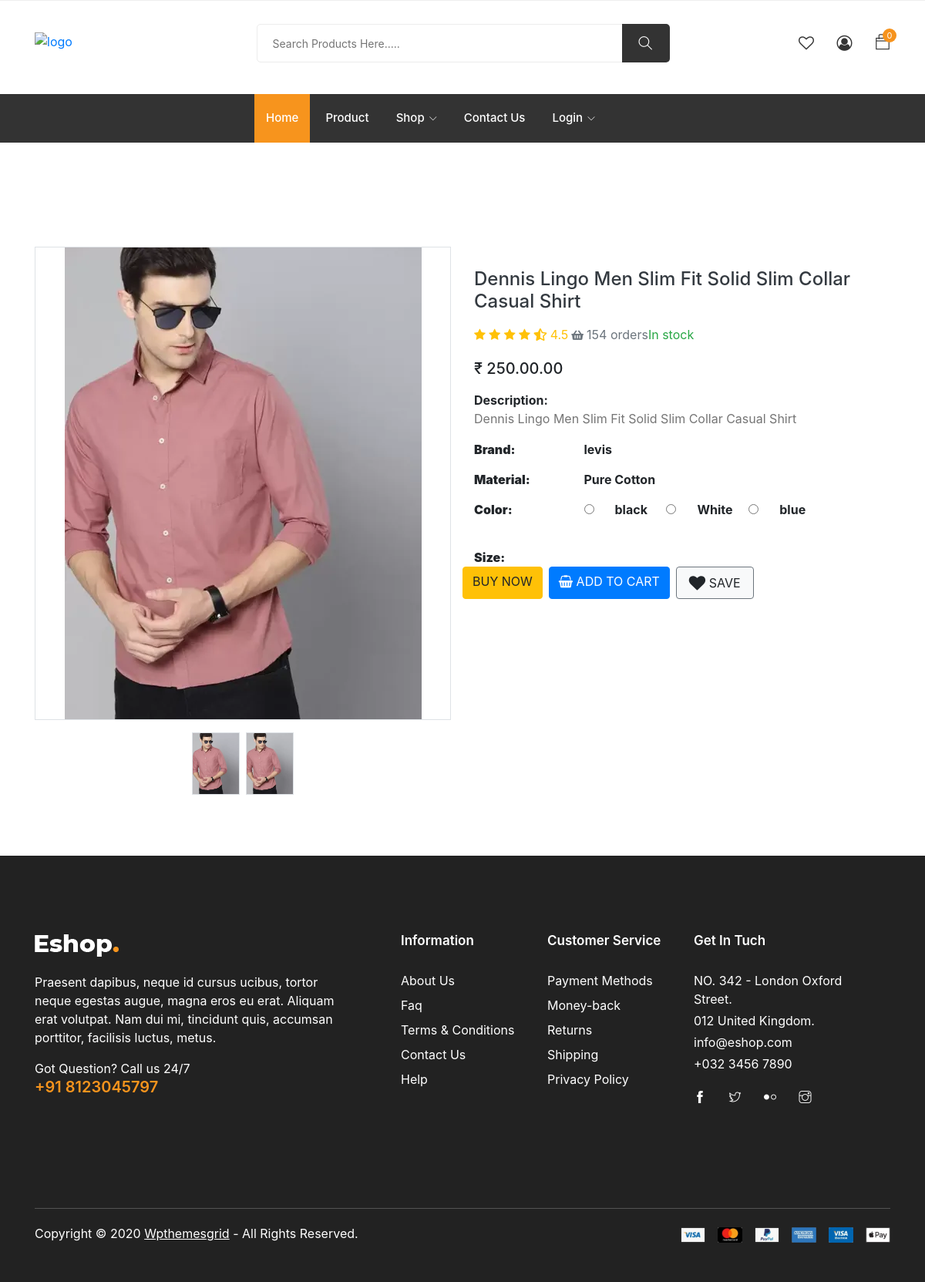
Page /product_details/dennis-lingo-men-slim-fit-solid-slim-collar-casual-shirt/ on the committed database.
### ecommerceApp/models.py (models this page shows, shortened)
class Product(BaseModel):
    product_name = models.CharField(max_length=100)
    slug = models.SlugField(max_length=100, unique=True, null=True, blank=True)
    category = models.ForeignKey(Category, on_delete=models.CASCADE, related_name='products')
    price = models.DecimalField(max_digits=10, decimal_places=2)
    product_description = models.TextField()
    material = models.CharField(max_length=100, null=True, blank=True)
    brand = models.CharField(max_length=100, null=True, blank=True)
    color_variant = models.ManyToManyField(ColorVariant, null=True, blank=True)
    size_variant = models.ManyToManyField(SizeVariant, null=True, blank=True)

class ProductImage(BaseModel):
    product = models.ForeignKey(Product, on_delete=models.CASCADE, related_name='product_images')
    image = models.ImageField(upload_to='product')

class ColorVariant(models.Model):
    color_name = models.CharField(max_length=100)
    price = models.DecimalField(max_digits=10, decimal_places=2, default=0)

### ecommerceApp/views.py (the view, shortened to what this page needs)
# urls.py: path('product_details/<slug:slug>/',get_product,name='get_product'),
def get_product(request, slug):
    try:
        product = Product.objects.get(slug=slug)
        context = {'product': product}
        if 'size' in request.GET and 'color' in request.GET:
            size = request.GET['size']
            color = request.GET['color']
            size_price = product.get_product_price_by_size(size)
            color_price = product.get_product_price_by_color(color)
            size_price = size_price or Decimal('0.0')
            color_price = color_price or Decimal('0.0')
            total_price = product.price + size_price + color_price
            product_price = product.price
            context['selected_size'] = size
            context['selected_color'] = color
            context['total_price'] = product_price
            context['updated_price'] = total_price
            available_sizes = product.available_sizes_for_color(color)
            context['available_sizes'] = available_sizes
        else:
            pass
        cart = Cart.objects.filter(is_paid=False).first()
        cart_items_count = CartItems.objects.filter(cart=cart).count()
        context['cart_items_count'] = cart_items_count
        return render(request, 'product_details.html', context)
    except Product.DoesNotExist:
        return HttpResponseNotFound("Product not found")
    except Exception as e:
        return HttpResponse("An error occurred: " + str(e), status=500)

### templates/product_details.html (shortened to what this page needs)
{% extends "base.html" %}
{% block body %}
<!DOCTYPE html>
<html lang="en">
<head>
    <link rel="stylesheet" href="https://maxcdn.bootstrapcdn.com/bootstrap/4.0.0/css/bootstrap.min.css">
</head>
<body>
    <br /><br /><br />
    <section class="py-5">
        <div class="container">
            <div class="row gx-5">
                <aside class="col-lg-6">
                    <div id="big-image-container" class="border rounded-4 mb-3 d-flex justify-content-center">
                        <img style="max-width: 100%; max-height: 100%; margin: auto" class="rounded-4 fit" src="{{ product.product_images.first.image.url }}" />
                    </div>
                    <div class="d-flex justify-content-center mb-3">
                        {% for image in product.product_images.all %}
                        <a class="border mx-1 rounded-2"
                            target="_blank"
                            data-type="image"
                            href="{{ image.image.url }}"
                            class="item-thumb"
                            onclick="showBigImage('{{ image.image.url }}', event)">
                            <img width="60" height="60" class="rounded-2 small-image" src="{{ image.image.url }}" />
                        </a>
                        {% endfor %}
                    </div>
                </aside>
                <main class="col-lg-6">
                    <div class="ps-lg-3">
                        <h4 class="title text-dark">
                            <br />
                            {{ product.product_name }}
                        </h4>
                        <div class="d-flex flex-row my-3">
                            <div class="text-warning mb-1 me-2">
                                <i class="fa fa-star"></i>
                                <i class="fa fa-star"></i>
                                <i class="fa fa-star"></i>
                                <i class="fa fa-star"></i>
                                <i class="fas fa-star-half-alt"></i>
                                <span class="ms-1"> 4.5 </span>
                            </div>
                            <span class="text-muted">
                                <i class="fas fa-shopping-basket fa-sm mx-1"></i>154 orders
                            </span>
                            <span class="text-success ms-2">In stock</span>
                        </div>
                        <div class="mb-3">
                            {% if updated_price %}
                            <span class="h5">₹ {{ updated_price }}.00</span>
                            {% else %}
                            <span class="h5">₹ {{ product.price }}.00</span>
                            {% endif %}
                        </div>
                        <div class="mb-3">
                            <strong>Description:</strong>
                            <p>{{ product.product_description }}</p>
                        </div>
                        <div class="row">
                          <div class="col-3">
                              <strong>Brand:</strong>
                          </div>
                          <div class="col-9"><strong>{{ product.brand }}</strong></div>
                      </div>
                      <div class="row">
                            <div class="col-3">
                                <strong>Material:</strong>
                            </div>
                            <div class="col-9"><strong>{{ product.material }}</strong></div>
                        </div>
                        <div class="row">
                          <div class="col-3">
                            <strong>Color:</strong>
                        </div>
                        <div class="col-9">
                          <div class="row">
                              {% for color in product.color_variant.all %}
                                  <div class="col-3">
                                      <div class="form-check">
                                          <input class="form-check-input"
                                              type="radio"
                                              name="color"
                                              onchange="get_correct_price('{{ selected_size }}', '{{ color.color_name }}')"
                                              id="{{ color.color_name }}"
                                              value="{{ color.color_name }}"
                                              {% if selected_color == color.color_name %} checked {% endif %} />
                                          <label class="form-check-label" for="{{ color.color_name }}">
                                              {{ color.color_name }}
                                          </label>
                                      </div>
                                  </div>
                              {% endfor %}
                          </div>
                      </div>
                    </div>
                        <div class="row">
                          <div class="col-3">
                              <strong>Size:</strong>
                        </div>
                        <div class="col-9">
                      </div>
                      <a href="{% url 'buy_now' product.uid %}?size={{ selected_size }}&color={{ selected_color }}" class="btn btn-warning shadow-0 mr-2"> Buy now </a>
                      <a href="{% url 'add_to_cart' product.uid %}?size={{ selected_size }}&color={{ selected_color }}" class="btn btn-primary shadow-0 mr-2">
                          <i class="me-1 fa fa-shopping-basket"></i> Add to cart
                      </a>
                      <a href="{% url 'wish_list' product.uid %}" class="btn btn-light border border-secondary py-2 icon-hover px-3">
                          <i class="me-1 fa fa-heart fa-lg"></i> Save
                      </a>
                </main>
            </div>
        </div>
    </section>
</body>
</html>
{% endblock %}

### templates/product_details.html (style rules this page uses)
.row { margin-bottom: 15px; }
.col-3 { font-weight: bold; text-align: ; }
.col-9 { text-align: left; }

### rows in the picture
Product: product_images.first.image (picture), product_name "Dennis Lingo Men Slim Fit Solid Slim Collar Casual Shirt", price "250.00", product_description "Dennis Lingo Men Slim Fit Solid Slim Collar Casual Shirt", brand "levis", material "Pure Cotton"
ProductImage: image (picture)
ProductImage: image (picture)
ColorVariant: color_name "☐ black", color_name "black"
ColorVariant: color_name "☐ White", color_name "White"
ColorVariant: color_name "☐ blue", color_name "blue"

### other values in the picture
{{ cart_items_count }} "0"
